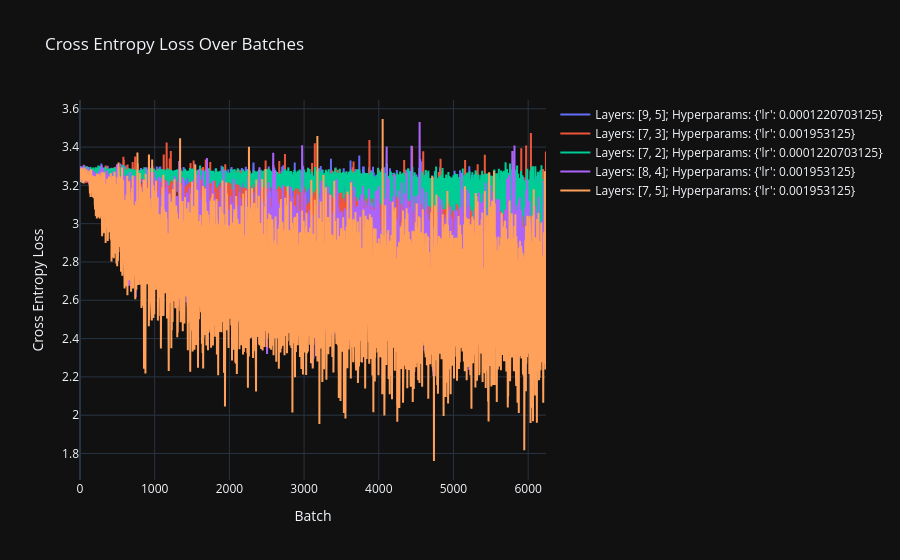

Source (notebook cell):
### Code cell
visualise_losses([0, 1, 2, 3, 4])

### Figure 1 — Plotly figure (JSON) as saved in the notebook; plotly's stock layout.template omitted (floating-point values rounded to 4 significant figures; data arrays with more than 128 entries replaced by an {"elided": "..."} marker saying what was removed)
{"data": [{"mode": "lines", "name": "Layers: [9, 5]; Hyperparams: {'lr': 0.0001220703125}", "type": "scatter", "x": {"elided": "6240 int values"}, "y": {"elided": "6240 float values"}}, {"mode": "lines", "name": "Layers: [7, 3]; Hyperparams: {'lr': 0.001953125}", "type": "scatter", "x": {"elided": "6240 int values"}, "y": {"elided": "6240 float values"}}, {"mode": "lines", "name": "Layers: [7, 2]; Hyperparams: {'lr': 0.0001220703125}", "type": "scatter", "x": {"elided": "6240 int values"}, "y": {"elided": "6240 float values"}}, {"mode": "lines", "name": "Layers: [8, 4]; Hyperparams: {'lr': 0.001953125}", "type": "scatter", "x": {"elided": "6240 int values"}, "y": {"elided": "6240 float values"}}, {"mode": "lines", "name": "Layers: [7, 5]; Hyperparams: {'lr': 0.001953125}", "type": "scatter", "x": {"elided": "6240 int values"}, "y": {"elided": "6240 float values"}}], "layout": {"hovermode": "x unified", "title": {"text": "Cross Entropy Loss Over Batches"}, "xaxis": {"title": {"text": "Batch"}}, "yaxis": {"title": {"text": "Cross Entropy Loss"}}}}
